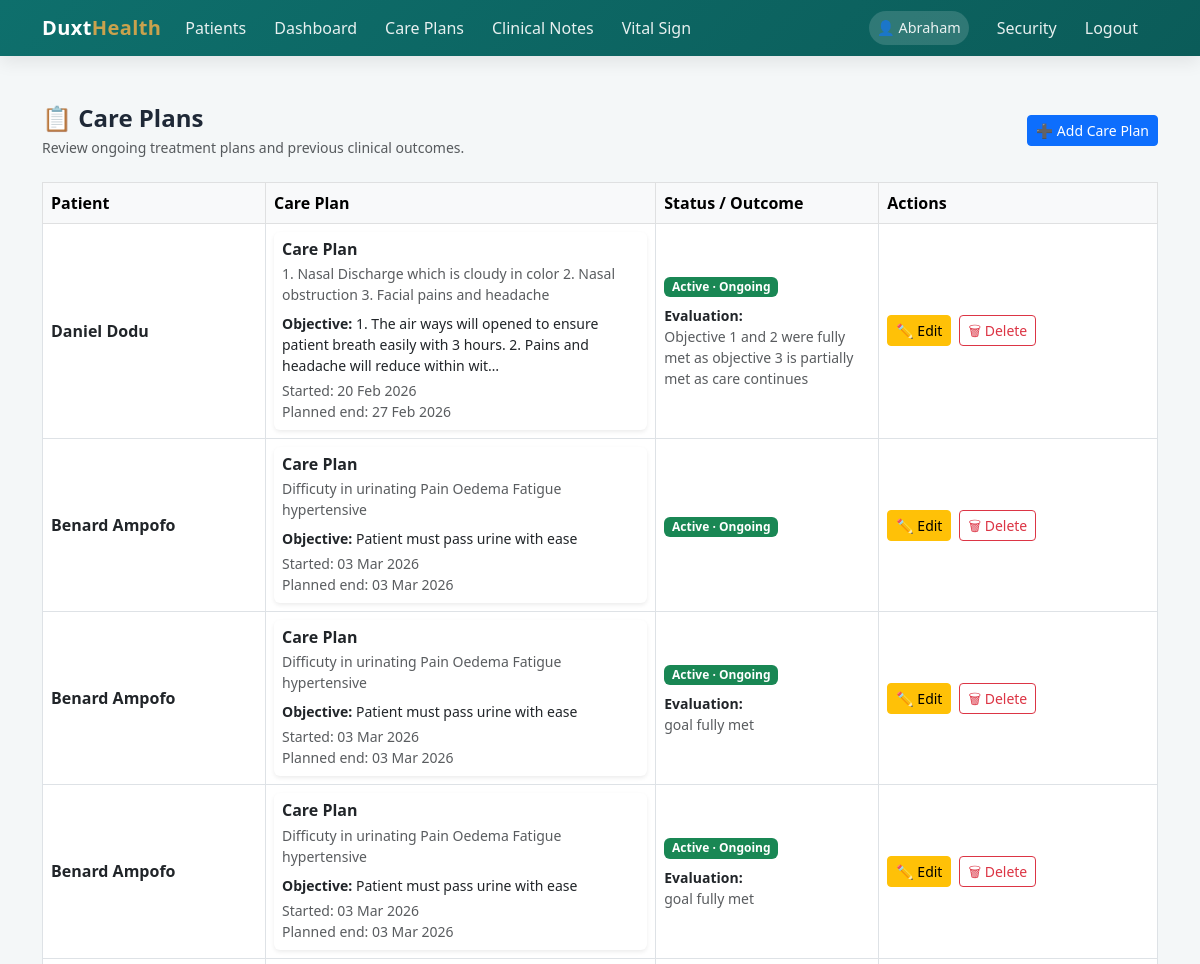
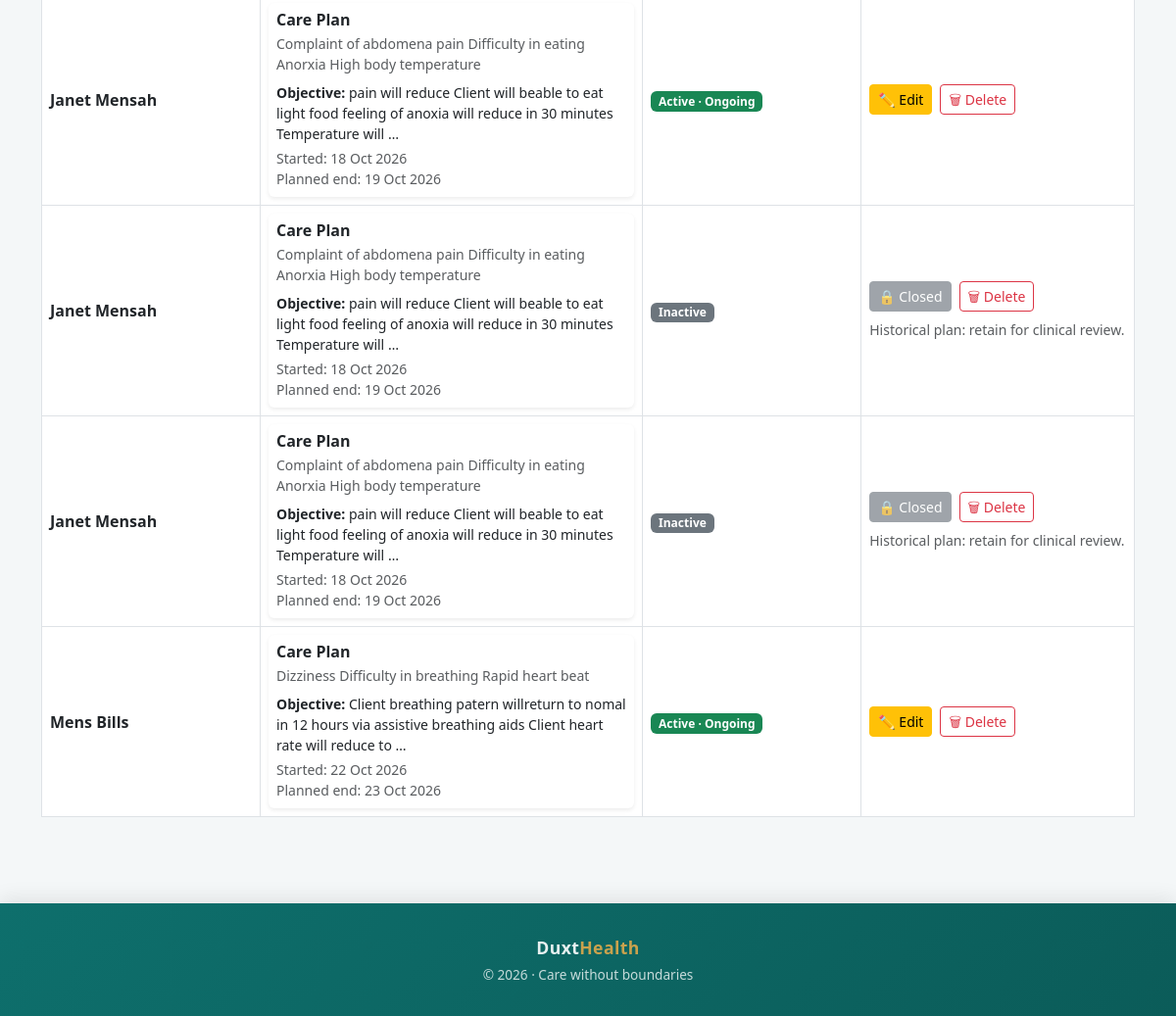
/careplans/ (signed in), run on the app's committed database (2 pictures, top to bottom).
### homecare/models.py (models this page shows, shortened)
class CarePlan(models.Model):
    patient = models.ForeignKey(Patient, on_delete=models.CASCADE, related_name='care_plans')
    created_by = models.ForeignKey(HealthProfessional, on_delete=models.SET_NULL, null=True, related_name='created_care_plans')
    title = models.CharField(max_length=200, null = True, blank = True)
    problem = models.TextField(null = True, blank= True)
    objective = models.TextField(null = True, blank = True)
    intervention = models.TextField(null = True, blank = True)
    rational = models.TextField(null = True, blank = True)
    evaluation = models.TextField(null = True, blank = True)
    description = models.TextField(null=True, blank=True)
    start_date = models.DateField()
    end_date = models.DateField(null=True, blank=True)
    is_active = models.BooleanField(default=True)
    STATUS_CHOICES = [
    ('ongoing', 'Ongoing'),
    ('achieved', 'Goals Achieved'),
    ('partially_achieved', 'Partially Achieved'),
    ('not_achieved', 'Goals Not Achieved'),
    ('discontinued', 'Discontinued'),
    ]
    status = models.CharField(
    max_length=30,
    choices=STATUS_CHOICES,
    default='ongoing',
    db_index=True,)
    closed_at = models.DateTimeField(
    null=True,
    blank=True,
    )
    closure_notes = models.TextField(
    blank=True,
    default='',
    )
    created_at = models.DateTimeField(default=timezone.now)

class Patient(models.Model):
    user = models.OneToOneField(
        settings.AUTH_USER_MODEL,
        on_delete=models.CASCADE,
        related_name="patient_profile",
        null=True,
        blank=True,
        help_text="Login account for the patient. Must NOT be a staff account."
    )
    first_name = models.CharField(max_length=100)
    last_name = models.CharField(max_length=100)
    other_name = models.CharField(max_length=100, blank=True, null = True)
    date_of_birth = models.DateField()
    GENDER_CHOICES = [
        ('M', 'Male'),
        ('F', 'Female'),
        ('O', 'Other')
    ]
    gender = models.CharField(max_length=1, choices=GENDER_CHOICES)
    MARITAL_STATUS_CHOICES = [
        ('single', 'Single'),
        ('married', 'Married'),
        ('divorced', 'Divorced'),
        ('widowed', 'Widowed'),
    ]
    contact_phone = models.CharField(max_length=20)
    address = models.TextField()
    nationality = models.CharField(max_length=100, default='Ghana')
    primary_language = models.CharField(max_length=100, blank=True, null = True)
    diagnosis = models.CharField(max_length=1000, null=True, blank=True)
    diagnosis_summary = models.TextField(null=True, blank=True)
    blood_group = models.CharField(max_length=20, blank=True, null = True)
    genotype = models.CharField(max_length=20, blank=True, null = True)
    medical_history = models.TextField(null = True, blank = True)
    patient_code = models.UUIDField(
        default=uuid.uuid4,
        editable=False,
        unique=True
    )
    created_at = models.DateTimeField(default=timezone.now)
    is_active = models.BooleanField(default=True)
    is_flagged = models.BooleanField(default=False)
    admin_notes = models.TextField(blank=True)
    from datetime import date
    def __str__(self):
        return f"{self.first_name} {self.last_name}"

### homecare/views.py (the view)
# urls.py: path('careplans/', views.careplan_list, name='careplan_list'),
@login_required
@role_required(['admin', 'doctor', 'nurse'])
def careplan_list(request):
    hp = getattr(request.user, 'healthprofessional', None)
    if hp and hp.role in ['nurse', 'doctor']:
        careplans = CarePlan.objects.filter(patient__assignments__professional=hp).distinct()
    else:
        careplans = CarePlan.objects.all()
    return render(request, 'homecare/careplan_list.html', {'careplans': careplans})

### homecare/templates/homecare/careplan_list.html (shortened to what this page needs)
{% extends 'bases.html' %}
{% block content %}
<div class="container mt-4 mb-5">
    <div class="d-flex justify-content-between align-items-center flex-wrap gap-2 mb-4">
        <div>
            <h4 class="fw-bold mb-1">📋 Care Plans</h4>
            <p class="text-muted small mb-0">
                Review ongoing treatment plans and previous clinical outcomes.
            </p>
        </div>
        <a href="{% url 'homecare:careplan_create' %}"
           class="btn btn-primary btn-sm">
            ➕ Add Care Plan
        </a>
    </div>
    {% if careplans %}
    <div class="d-none d-md-block">
        <div class="table-responsive">
            <table class="table table-bordered align-middle">
                <thead class="table-light">
                    <tr>
                        <th style="width:20%">Patient</th>
                        <th style="width:35%">Care Plan</th>
                        <th style="width:20%">Status / Outcome</th>
                        <th style="width:25%">Actions</th>
                    </tr>
                </thead>
                <tbody>
                    {% for cp in careplans %}
                    <tr>
                        <td>
                            <strong>{{ cp.patient }}</strong>
                        </td>
                        <td>
                            <div class="card shadow-sm border-0">
                                <div class="card-body p-2">
                                    <h6 class="fw-bold mb-1">
                                        {{ cp.title|default:"Care Plan" }}
                                    </h6>
                                    <p class="mb-2 text-muted small">
                                        {{ cp.problem|default:"No problem recorded"|truncatechars:120 }}
                                    </p>
                                    {% if cp.objective %}
                                    <p class="small mb-1">
                                        <strong>Objective:</strong>
                                        {{ cp.objective|truncatechars:120 }}
                                    </p>
                                    {% endif %}
                                    <p class="text-muted small mb-0">
                                        Started: {{ cp.start_date|date:"d M Y" }}
                                        {% if cp.end_date %}
                                        <br>Planned end: {{ cp.end_date|date:"d M Y" }}
                                        {% endif %}
                                    </p>
                                </div>
                            </div>
                        </td>
                        <td>
                            {% if cp.is_active and cp.status == 'ongoing' %}
                                <span class="badge bg-success">
                                    Active · Ongoing
                                </span>
                            {% elif cp.status == 'achieved' %}
                                <span class="badge bg-primary">
                                    Goals Achieved
                                </span>
                            {% elif cp.status == 'partially_achieved' %}
                                <span class="badge bg-warning text-dark">
                                    Partially Achieved
                                </span>
                            {% elif cp.status == 'not_achieved' %}
                                <span class="badge bg-danger">
                                    Not Achieved
                                </span>
                            {% elif cp.status == 'discontinued' %}
                                <span class="badge bg-secondary">
                                    Discontinued
                                </span>
                            {% elif not cp.is_active %}
                                <span class="badge bg-secondary">
                                    Inactive
                                </span>
                            {% else %}
                                <span class="badge bg-info text-dark">
                                    {{ cp.get_status_display|default:"Status not recorded" }}
                                </span>
                            {% endif %}
                            {% if cp.evaluation %}
                            <div class="mt-2 small">
                                <strong>Evaluation:</strong>
                                <p class="mb-0 text-muted">
                                    {{ cp.evaluation|truncatechars:180 }}
                                </p>
                            </div>
                            {% endif %}
                        </td>
                        <td>
                            <div class="d-flex flex-wrap gap-2">
                                {% if cp.is_active and cp.status == 'ongoing' %}
                                    <a href="{% url 'homecare:careplan_update' cp.pk %}"
                                       class="btn btn-sm btn-warning">
                                        ✏️ Edit
                                    </a>
                                {% else %}
                                    <button class="btn btn-sm btn-secondary"
                                            type="button"
                                            disabled>
                                        🔒 Closed
                                    </button>
                                {% endif %}
                                <a href="{% url 'homecare:careplan_delete' cp.pk %}"
                                   class="btn btn-sm btn-outline-danger">
                                    🗑 Delete
                                </a>
                            </div>
                            {% if cp.status != 'ongoing' or not cp.is_active %}
                            <p class="text-muted small mt-2 mb-0">
                                Historical plan: retain for clinical review.
                            </p>
                            {% endif %}
                        </td>
                    </tr>
                    {% endfor %}
                </tbody>
            </table>
        </div>
    </div>
    {% endif %}
</div>
{% endblock %}

### templates/bases.html (shortened to what this page needs)
<!DOCTYPE html>
<html lang="en">
<head>
  <link href="https://cdn.jsdelivr.net/npm/bootstrap@5.3.0/dist/css/bootstrap.min.css" rel="stylesheet" />
</head>
<body>
<nav class="navbar navbar-expand-lg navbar-dark">
  <div class="container">
    <a class="navbar-brand" href="{% url 'homecare:home' %}">
      Duxt<span>Health</span>
    </a>
    <div class="collapse navbar-collapse" id="navbarNav">
      <ul class="navbar-nav">
        <li class="nav-item">
          <a class="nav-link" href="{% url 'homecare:patient_list' %}">Patients</a>
        </li>
        <li class="nav-item">
          <a class="nav-link" href="{% url 'homecare:homecare_home' %}">Dashboard</a>
        </li>
        <li class="nav-item">
          <a class="nav-link" href="{% url 'homecare:careplan_list' %}">Care Plans</a>
        </li>
        <li class="nav-item">
          <a class="nav-link" href="{% url 'homecare:doctornote_list' %}">Clinical Notes</a>
        </li>
        <li class="nav-item">
          <a class="nav-link" href="{% url 'homecare:vitalsign_list' %}">Vital Sign</a>
        </li>
      </ul>
      <ul class="navbar-nav ms-auto align-items-lg-center">
        {% if user.is_authenticated %}
          <li class="nav-item me-2">
            <span class="nav-link user-badge">👤 {{ user.first_name|capfirst }}</span>
          </li>
          <li class="nav-item">
            <a class="nav-link" href="{% url 'password_change' %}">Security</a>
          </li>
          <li class="nav-item">
            <a class="nav-link" href="{% url 'logout' %}">Logout</a>
          </li>
        {% endif %}
      </ul>
    </div>
  </div>
</nav>
<main class="container my-4">
  {% block content %}{% endblock %}
</main>
<footer class="footer text-center">
  <div class="container">
    <p class="mb-1 footer-brand">
      Duxt<span>Health</span>
    </p>
    <p class="footer-tagline mb-0">
      © 2026 · Care without boundaries
    </p>
  </div>
</footer>
</body>
</html>

### templates/bases.html (style rules this page uses)
:root { --duxt-primary: #0E6F6C; --duxt-secondary: #7ED6C2; --duxt-gold: #C9A24D; --duxt-dark: #1F2937; --duxt-bg: #f4f7f8; --duxt-gradient: linear-gradient(135deg, #0E6F6C, #0b5c59); }
body { font-family: "Segoe UI", system-ui, -apple-system, BlinkMacSystemFont, sans-serif; background-color: var(--duxt-bg); color: var(--duxt-dark); min-height: 100vh; display: flex; flex-direction: column; }
.navbar { background: var(--duxt-gradient); box-shadow: 0 6px 18px rgba(0,0,0,.08); }
.navbar-brand { font-weight: 700; font-size: 1.25rem; letter-spacing: 0.4px; }
.navbar-brand span { color: var(--duxt-gold); }
.nav-link { color: rgba(255,255,255,.9) !important; font-weight: 500; margin-right: 12px; transition: color .2s ease; }
.user-badge { background: rgba(255,255,255,.15); padding: 6px 14px; border-radius: 20px; font-size: 0.9rem; }
main.container { max-width: 1200px; flex: 1; }
footer.footer { background: var(--duxt-gradient); color: rgba(255,255,255,.9); padding: 2rem 0; box-shadow: 0 -6px 18px rgba(0,0,0,.08); }
.footer-brand { font-weight: 700; font-size: 1.1rem; letter-spacing: 0.4px; }
.footer-brand span { color: var(--duxt-gold); }
.footer-tagline { font-size: 0.85rem; opacity: 0.85; }

### data on the page
CarePlan: patient "Daniel Dodu", title "Care Plan", problem "1. Nasal Discharge which is cloudy in color 2. Nasal obstruction 3. Facial pains and headache", objective "1. The air ways will opened to ensure patient breath easily with 3 hours. 2. Pains and headache will reduce within wit…", start_date "20 Feb 2026", end_date "27 Feb 2026", is_active "Active · Ongoing", evaluation "Objective 1 and 2 were fully met as objective 3 is partially met as care continues"
CarePlan: patient "Benard Ampofo", title "Care Plan", problem "Difficuty in urinating Pain Oedema Fatigue hypertensive", objective "Patient must pass urine with ease", start_date "03 Mar 2026", end_date "03 Mar 2026", is_active "Active · Ongoing"
CarePlan: patient "Benard Ampofo", title "Care Plan", problem "Difficuty in urinating Pain Oedema Fatigue hypertensive", objective "Patient must pass urine with ease", start_date "03 Mar 2026", end_date "03 Mar 2026", is_active "Active · Ongoing", evaluation "goal fully met"
CarePlan: patient "Benard Ampofo", title "Care Plan", problem "Difficuty in urinating Pain Oedema Fatigue hypertensive", objective "Patient must pass urine with ease", start_date "03 Mar 2026", end_date "03 Mar 2026", is_active "Active · Ongoing", evaluation "goal fully met"
CarePlan: patient "Janet Mensah", title "Care Plan", problem "Complaint of abdomena pain Difficulty in eating Anorxia High body temperature", objective "pain will reduce Client will beable to eat light food feeling of anoxia will reduce in 30 minutes Temperature will …", start_date "18 Oct 2026", end_date "19 Oct 2026", is_active "Active · Ongoing"
CarePlan: patient "Janet Mensah", title "Care Plan", problem "Complaint of abdomena pain Difficulty in eating Anorxia High body temperature", objective "pain will reduce Client will beable to eat light food feeling of anoxia will reduce in 30 minutes Temperature will …", start_date "18 Oct 2026", end_date "19 Oct 2026", is_active "Inactive", shows "Historical plan: retain for clinical review."
CarePlan: patient "Janet Mensah", title "Care Plan", problem "Complaint of abdomena pain Difficulty in eating Anorxia High body temperature", objective "pain will reduce Client will beable to eat light food feeling of anoxia will reduce in 30 minutes Temperature will …", start_date "18 Oct 2026", end_date "19 Oct 2026", is_active "Inactive", shows "Historical plan: retain for clinical review."
CarePlan: patient "Mens Bills", title "Care Plan", problem "Dizziness Difficulty in breathing Rapid heart beat", objective "Client breathing patern willreturn to nomal in 12 hours via assistive breathing aids Client heart rate will reduce to …", start_date "22 Oct 2026", end_date "23 Oct 2026", is_active "Active · Ongoing"

### other printed values
{{ user.first_name|capfirst }} "Abraham"
